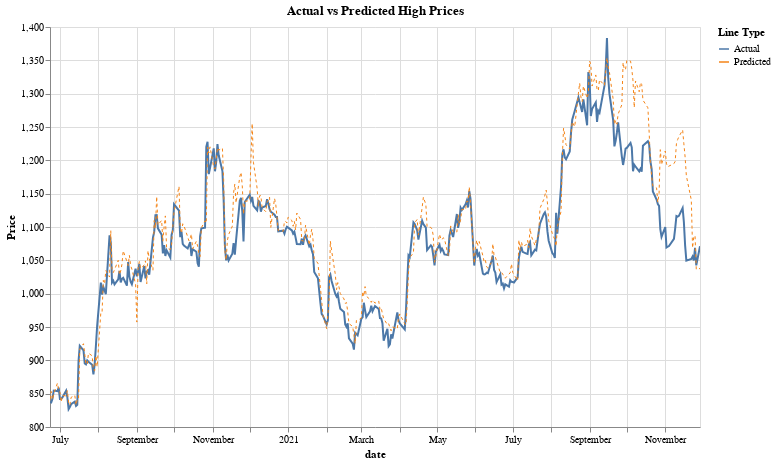

Here is the notebook cell this chart was saved with:
### Code cell
import altair as alt

alt.themes.enable('fivethirtyeight')

predictions_df['date'] = pd.to_datetime(predictions_df['date'])

predictions_df['label'] = 'Actual'
predictions_df['predicted_label'] = 'Predicted'

# Actual high price line
line1 = alt.Chart(predictions_df).mark_line(strokeWidth=2).encode(
    x='date:T',
    y=alt.Y('y_test:Q', title='Price', scale=alt.Scale(zero=False)),
    color=alt.Color('label:N', legend=alt.Legend(title="Line Type")),
    tooltip=['date', 'y_test', 'y_pred']
)

# Predicted high price line
line2 = alt.Chart(predictions_df).mark_line(strokeWidth=1, strokeDash=[3, 3]).encode(
    x='date:T',
    y=alt.Y('y_pred:Q', title='', scale=alt.Scale(zero=False)),
    color=alt.Color('predicted_label:N', legend=alt.Legend(title="Line Type")),
    tooltip=['date', 'y_test', 'y_pred']
)

# Combine the two lines
chart = alt.layer(line1, line2).properties(
    title='Actual vs Predicted High Prices',
    width=650,
    height=400
).interactive()

chart

### Figure 1 — Vega-Lite specification as saved in the notebook (floating-point values rounded to 4 significant figures; data arrays with more than 128 entries replaced by an {"elided": "..."} marker saying what was removed)
{"usermeta": {"embedOptions": {"theme": "fivethirtyeight"}}, "config": {"view": {"continuousWidth": 300, "continuousHeight": 300}}, "layer": [{"mark": {"type": "line", "strokeWidth": 2}, "encoding": {"color": {"field": "label", "legend": {"title": "Line Type"}, "type": "nominal"}, "tooltip": [{"field": "date", "type": "temporal"}, {"field": "y_test", "type": "quantitative"}, {"field": "y_pred", "type": "quantitative"}], "x": {"field": "date", "type": "temporal"}, "y": {"field": "y_test", "scale": {"zero": false}, "title": "Price", "type": "quantitative"}}, "name": "view_2"}, {"mark": {"type": "line", "strokeDash": [3, 3], "strokeWidth": 1}, "encoding": {"color": {"field": "predicted_label", "legend": {"title": "Line Type"}, "type": "nominal"}, "tooltip": [{"field": "date", "type": "temporal"}, {"field": "y_test", "type": "quantitative"}, {"field": "y_pred", "type": "quantitative"}], "x": {"field": "date", "type": "temporal"}, "y": {"field": "y_pred", "scale": {"zero": false}, "title": "", "type": "quantitative"}}}], "data": {"name": "data-6f43435d38c42f6d8de2b32caeca7034"}, "height": 400, "params": [{"name": "param_2", "select": {"type": "interval", "encodings": ["x", "y"]}, "bind": "scales", "views": ["view_2"]}], "title": "Actual vs Predicted High Prices", "width": 650, "$schema": "https://vega.github.io/schema/vega-lite/v5.8.0.json", "datasets": {"data-6f43435d38c42f6d8de2b32caeca7034": {"elided": "359 records"}}}
